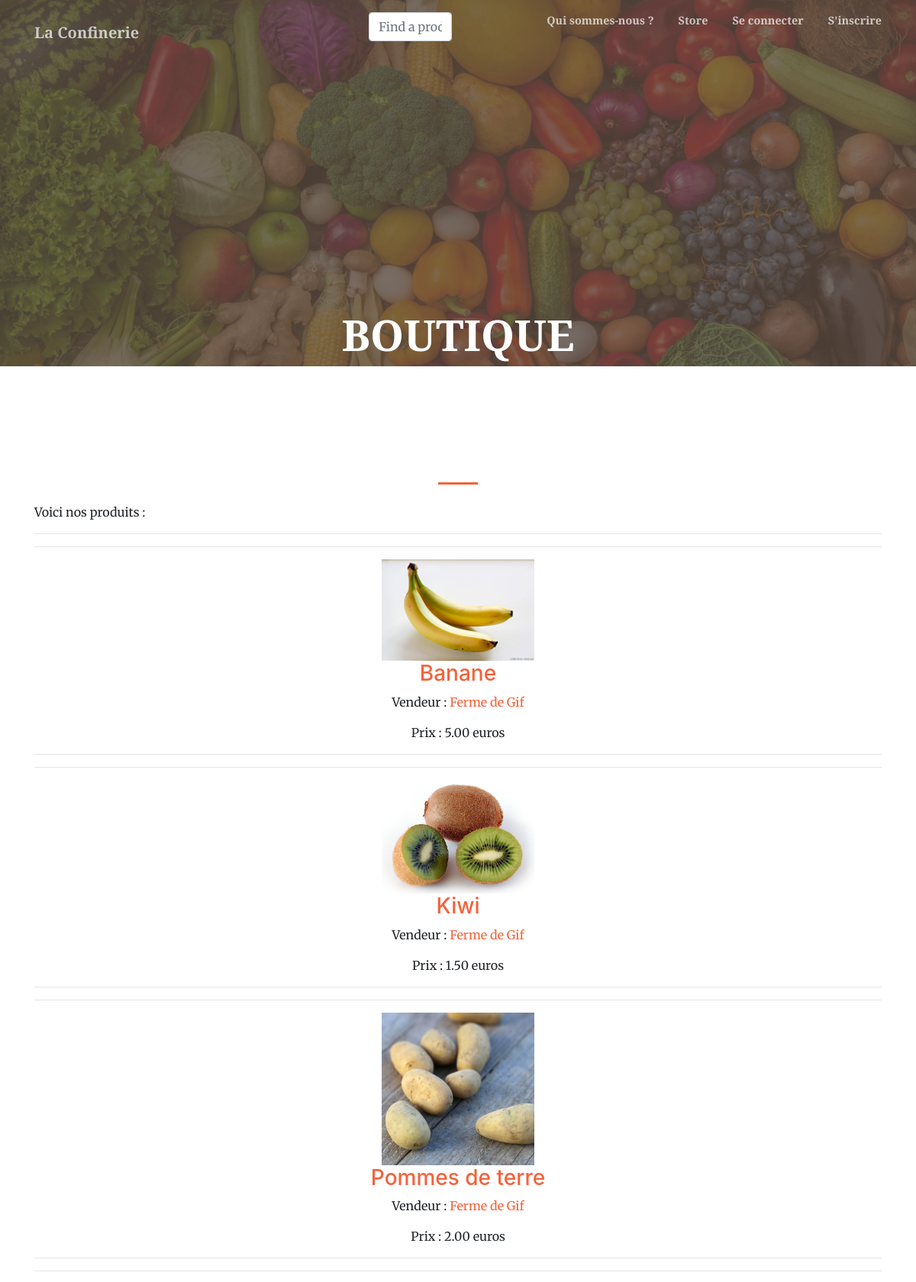
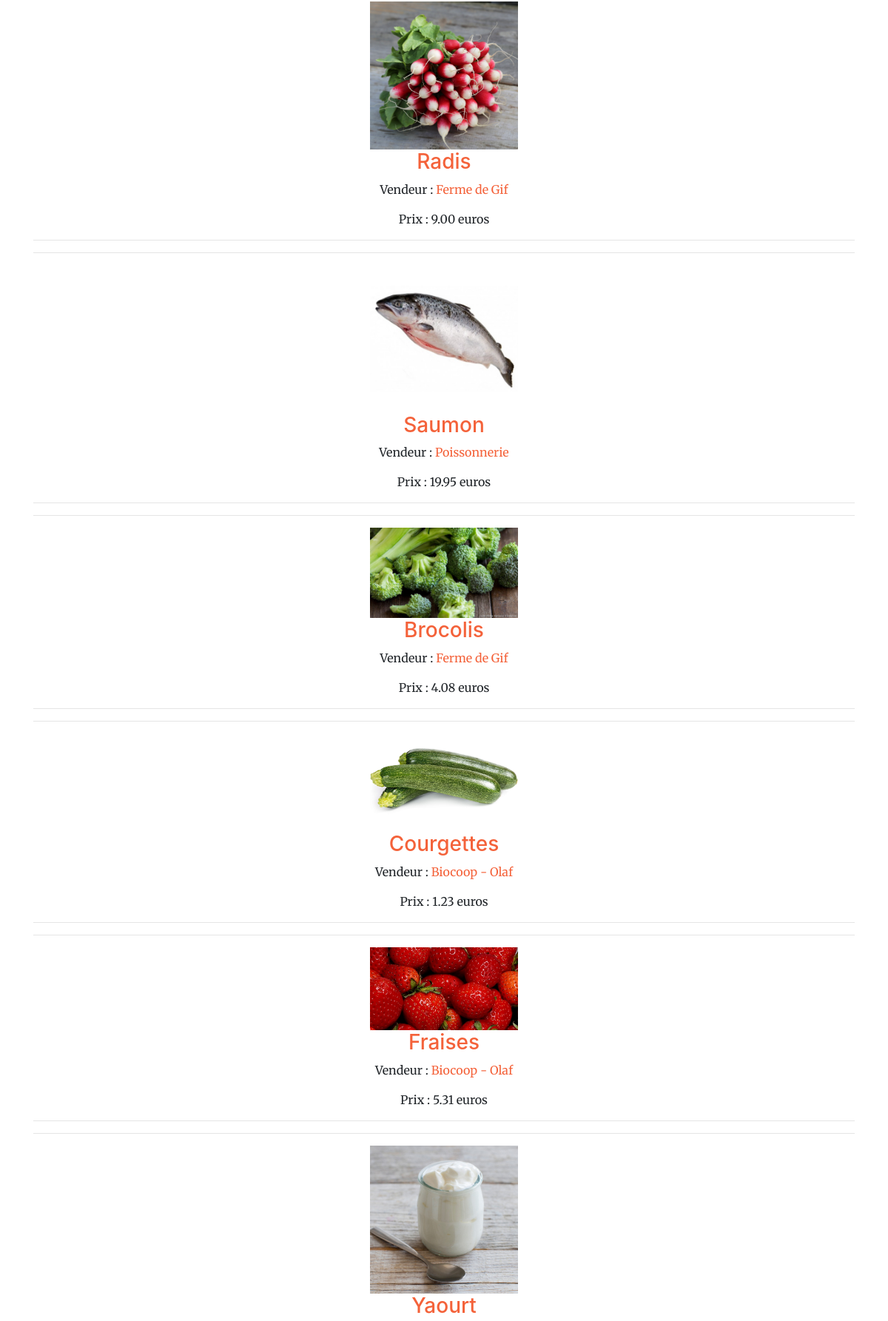
/store/ (upper part), run on the app's committed database (2 pictures, top to bottom).
### store/models.py (models this page shows, shortened)
class Product(models.Model):
    name = models.CharField(max_length=200, unique=False, null=False, blank=False)#indispensable
    description = models.TextField(default="Description de l'objet", null=True,blank=True)
    price = models.DecimalField(max_digits=10, decimal_places=2, null=True) #indispensable
    shopkeeper = models.ForeignKey(Shopkeeper, on_delete=models.CASCADE) #indispensable
    available = models.BooleanField(default=True)
    picture = models.ImageField(upload_to="pictures/", null=True, blank=True)
    category = models.ManyToManyField(
        Category, related_name='product', blank=True)

class Shopkeeper(models.Model):
    name = models.CharField(max_length=200, unique=True)
    description = models.TextField(default="Description de votre entrepôt")
    phone = PhoneNumberField(null=True)
    address = models.CharField(max_length=300, null=True)
    seller = models.ManyToManyField(Seller, related_name='shop')
    def __str__(self):
        return self.name

### store/views.py (the view)
def listing(request):
    products = Product.objects.all()
    paginator = Paginator(products, 9)
    page = request.GET.get('page')
    try:
        products = paginator.page(page)
    except PageNotAnInteger:
        products = paginator.page(1)
    except EmptyPage:
        products = paginator.page(paginator.num_pages)
    context = {
        'products': products,
        'paginate': True,
    }
    template = loader.get_template("./list.html")
    return HttpResponse(template.render(context, request=request))

### store/templates/list.html (shortened to what this page needs)
{% extends 'store/base.html' %}
{% block content %}
Voici nos produits :
{% for product in products %}
<div class="col-lg-12">
    <hr>
    <hr class="detail-separator">
    <div class="col-sm-4 text-center">
        <a href="{% url 'store:detail' product_id=product.id %}">
            {% if product.picture != ""%}
            <img class="img-responsive" src="{{ product.picture.url }}" alt="{{ product.name }}" width="200">
            {% endif %}
        </a>
        <h3><a href="{% url 'store:detail' product_id=product.id %}">{{ product.name }}</a></h3>
        <p>Vendeur : <a href="/store/search/?query={{ product.shopkeeper.name }}"> {{ product.shopkeeper }}</a></p>
        <p>Prix : {{ product.price }} euros</p>
    </div>
</div>
{% endfor %}
{% endblock %}

### data on the page
Product: picture (picture), name "Banane", shopkeeper "Ferme de Gif", price "5.00"
Product: picture (picture), name "Kiwi", shopkeeper "Ferme de Gif", price "1.50"
Product: picture (picture), name "Pommes de terre", shopkeeper "Ferme de Gif", price "2.00"
Product: picture (picture), name "Radis", shopkeeper "Ferme de Gif", price "9.00"
Product: picture (picture), name "Saumon", shopkeeper "Poissonnerie", price "19.95"
Product: picture (picture), name "Brocolis", shopkeeper "Ferme de Gif", price "4.08"
Product: picture (picture), name "Courgettes", shopkeeper "Biocoop - Olaf", price "1.23"
Product: picture (picture), name "Fraises", shopkeeper "Biocoop - Olaf", price "5.31"
Product: picture (picture), name "Yaourt"
